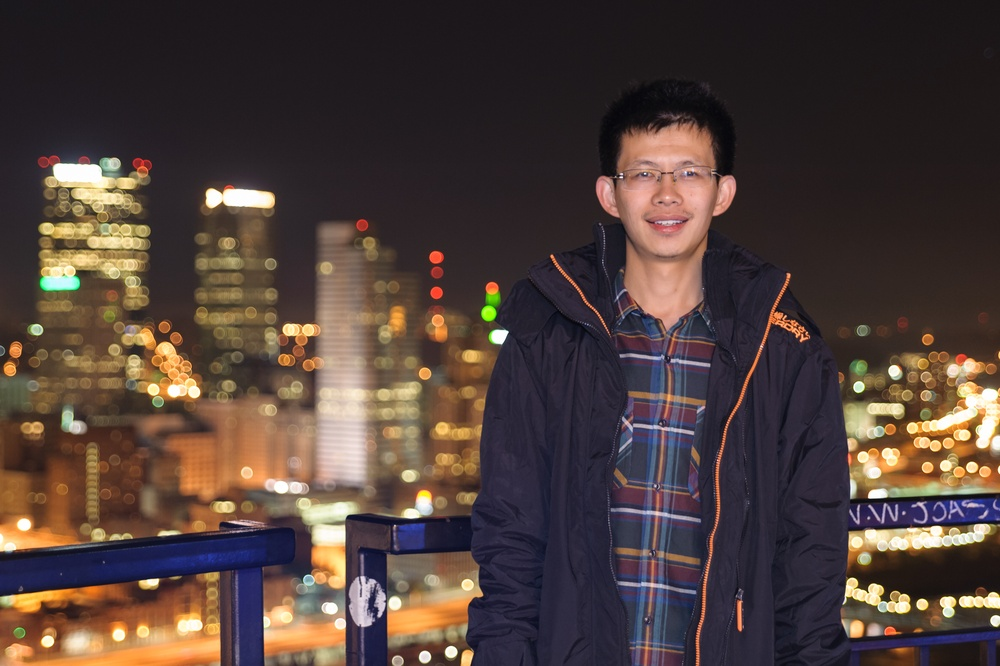
%> input picture obselete/test.jpg, 1000 x 666 px, shrunk from 3558 x 2368 before the run
$ octave --eval "result = get_grad_xy(imread('test.jpg'));"   (GNU Octave 9; MATLAB toolbox functions it lacks are replaced by stand-ins)
%> lines starting %> are read from the running program, lines starting %| are printed output that depends on the picture
function [gx,gy]=get_grad_xy(im)
% get the image derivatives Ix and Iy of the reference image
I=im2double(rgb2gray(im));
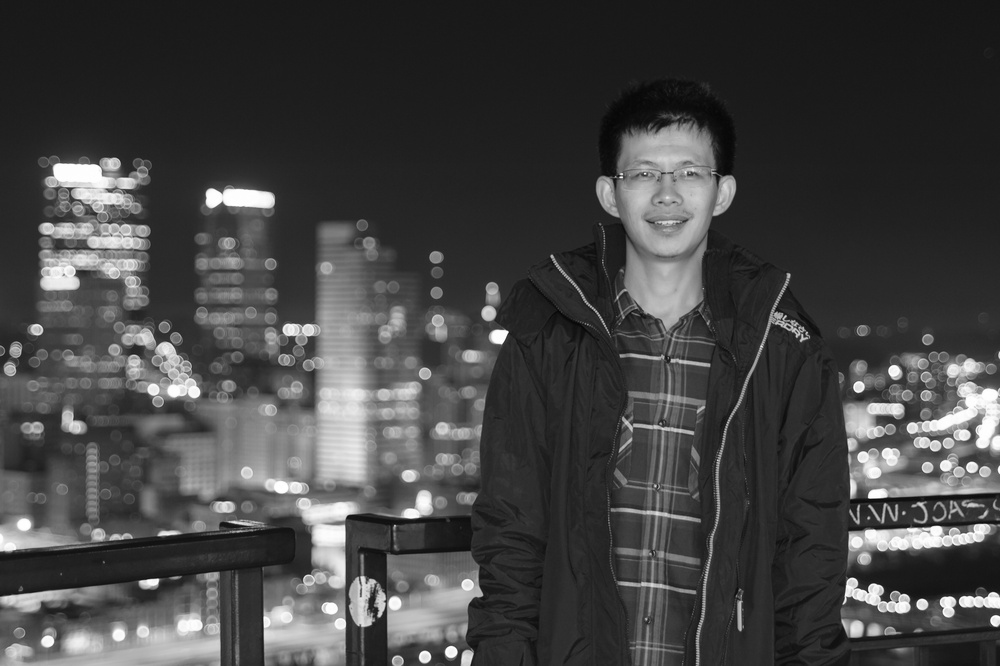
%> I: size 666x1000 double; min 0.0118, max 1, mean 0.264
s = [1 ; 1];
dx = [1, -1];
dy = [1;-1];
gx = conv2(conv2(I,dx,'same'),s,'same');
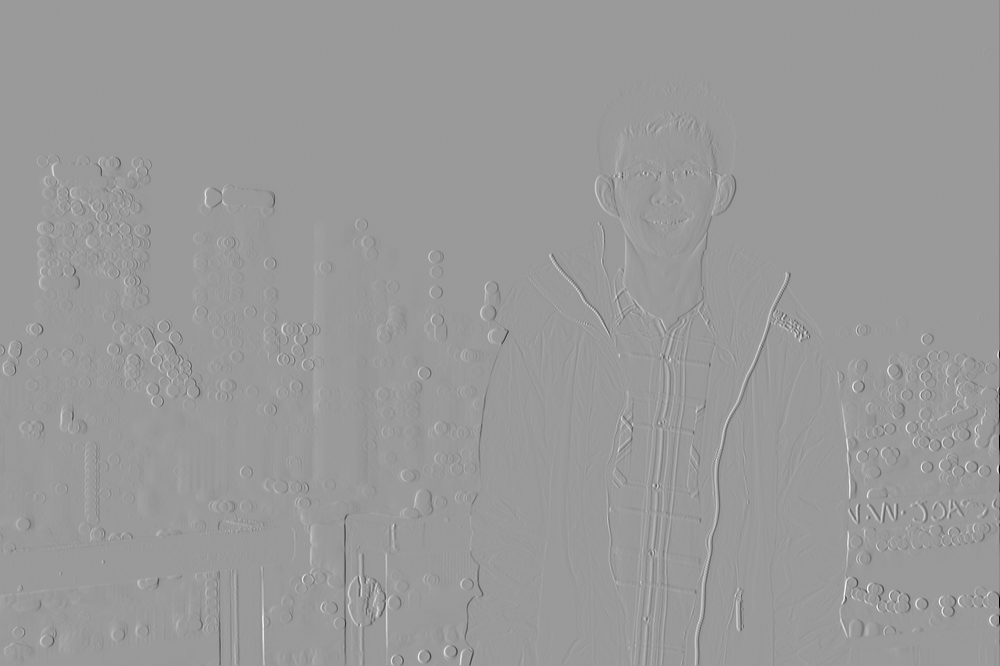
%> gx: size 666x1000 double; min -1.97, max 1.29, mean -0.000492; drawn with min black and max white
gy = conv2(conv2(I,dy,'same'),s','same');
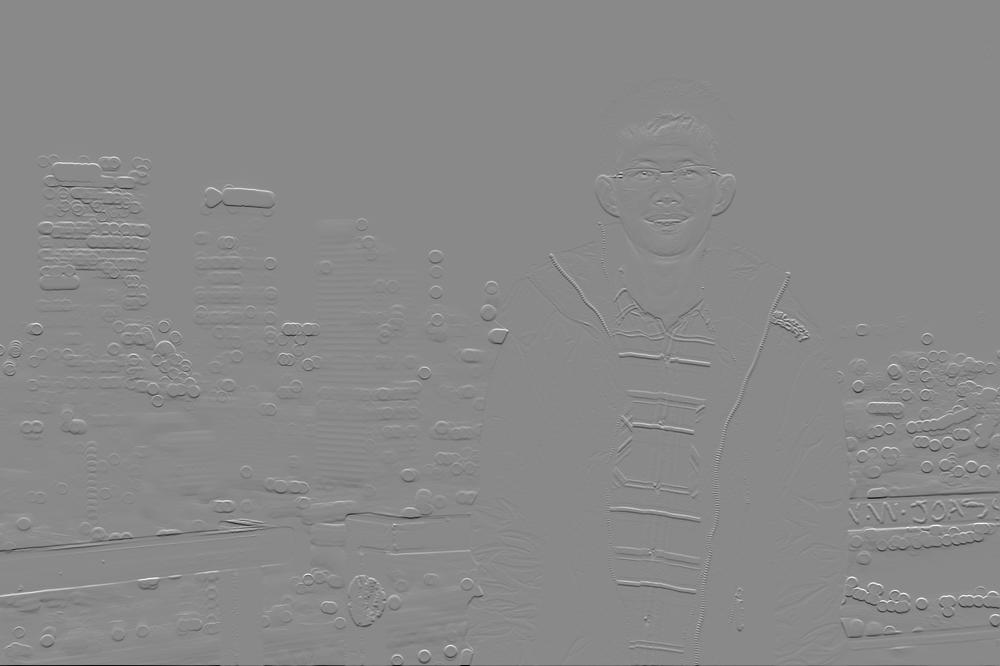
%> gy: size 666x1000 double; min -1.61, max 1.38, mean -0.000282; drawn with min black and max white


end
